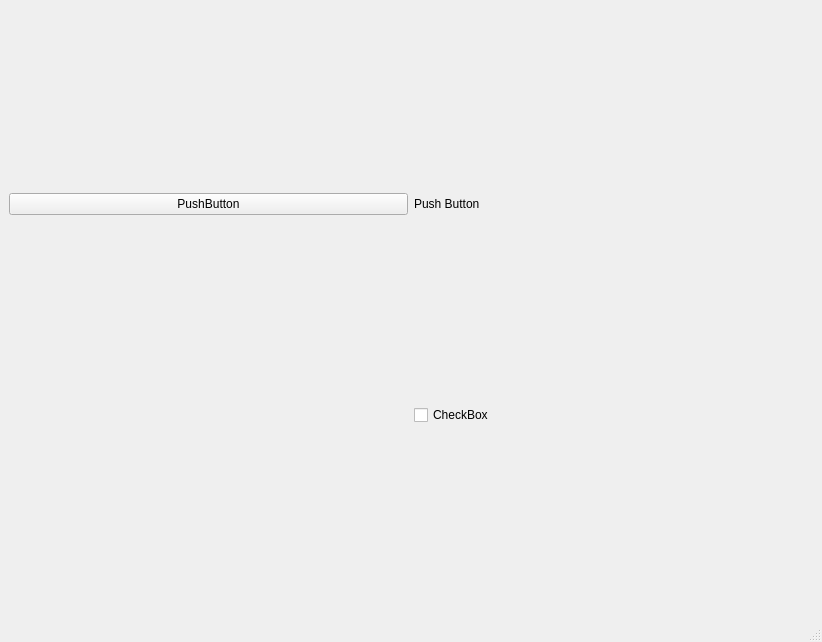
<?xml version="1.0" encoding="UTF-8"?>
<ui version="4.0">
 <class>MainWindow</class>
 <widget class="QMainWindow" name="MainWindow">
  <property name="geometry">
   <rect>
    <x>0</x>
    <y>0</y>
    <width>822</width>
    <height>642</height>
   </rect>
  </property>
  <property name="windowTitle">
   <string>MainWindow</string>
  </property>
  <widget class="QWidget" name="centralwidget">
   <layout class="QGridLayout" name="gridLayout">
    <item row="4" column="1">
     <widget class="QLabel" name="label">
      <property name="text">
       <string>Push Button</string>
      </property>
     </widget>
    </item>
    <item row="4" column="0">
     <widget class="QPushButton" name="pushButton">
      <property name="text">
       <string>PushButton</string>
      </property>
     </widget>
    </item>
    <item row="5" column="1">
     <widget class="QCheckBox" name="checkBox">
      <property name="text">
       <string>CheckBox</string>
      </property>
     </widget>
    </item>
   </layout>
  </widget>
  <widget class="QMenuBar" name="menubar">
   <property name="geometry">
    <rect>
     <x>0</x>
     <y>0</y>
     <width>822</width>
     <height>26</height>
    </rect>
   </property>
  </widget>
  <widget class="QStatusBar" name="statusbar"/>
 </widget>
 <resources/>
 <connections/>
</ui>
